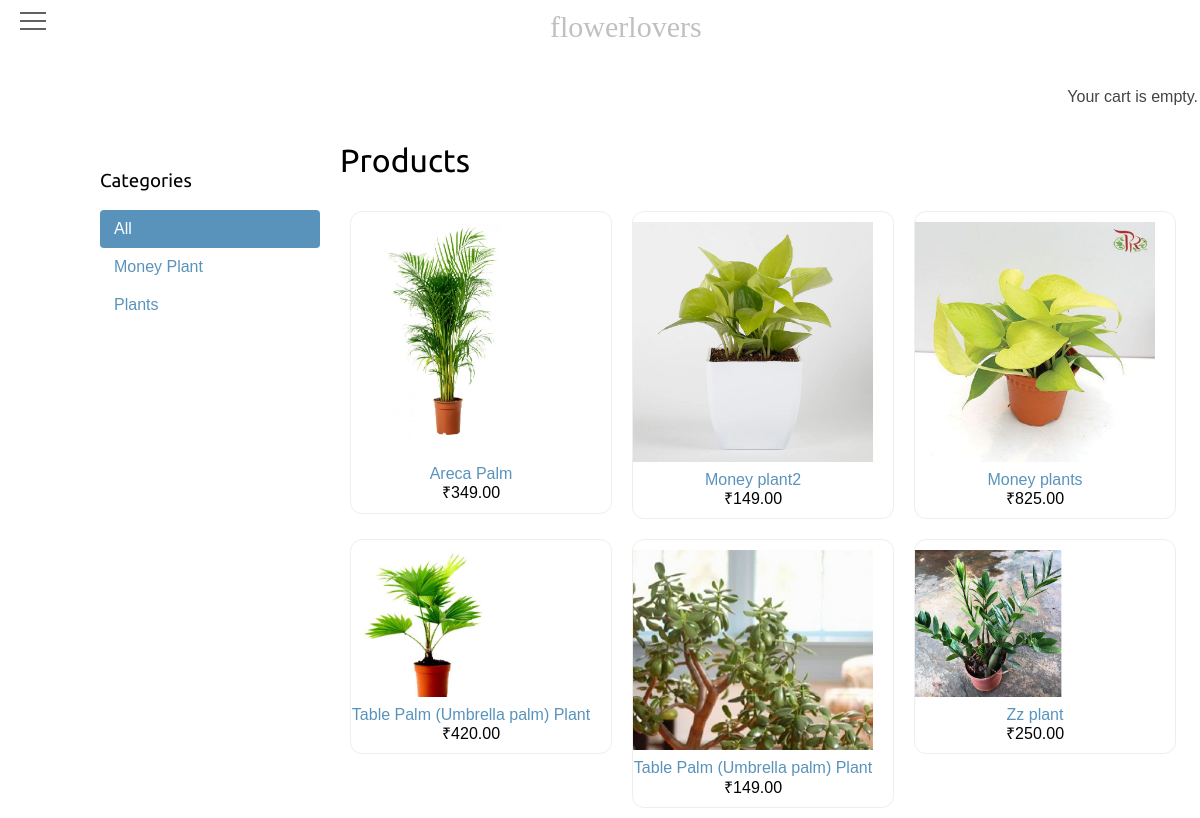
The page / on the database its author committed.
### shop/models.py (models this page shows, shortened)
class Category(models.Model):
    name = models.CharField(max_length=200)
    slug = models.SlugField(max_length=200,unique=True)
    class Meta:
         ordering = ['name']
         indexes = [models.Index(fields=['name']),]
         verbose_name = 'category'
         verbose_name_plural = 'categories'
    def get_absolute_url(self):
        return reverse('shop:product_list_by_category',
                       args=[self.slug])

class Product(models.Model):
    category = models.ForeignKey(Category,related_name='products',on_delete=models.CASCADE)
    name = models.CharField(max_length=200)
    slug = models.SlugField(max_length=200)
    image = models.ImageField(upload_to='products/%Y/%m/%d',blank=True)
    description = models.TextField(blank=True)
    price = models.DecimalField(max_digits=10,decimal_places=2)
    available = models.BooleanField(default=True)
    created = models.DateTimeField(auto_now_add=True)
    updated = models.DateTimeField(auto_now=True)
    class Meta:
        ordering = ['name']
        indexes = [
            models.Index(fields=['id', 'slug']),
            models.Index(fields=['name']),
            models.Index(fields=['-created']),
        ]
    def get_absolute_url(self):
        return reverse('shop:product_detail',
                       args=[self.id, self.slug])

### shop/views.py (the view)
# urls.py: path('', views.product_list, name='product_list'),
def product_list(request, category_slug=None):
    category = None
    categories = Category.objects.all()
    products = Product.objects.filter(available=True)
    if category_slug:
        category = get_object_or_404(Category,
                                     slug=category_slug)
        products = products.filter(category=category)
    return render(request,
                  'shop/product/list.html',
                  {'category': category,
                   'categories': categories,
                   'products': products})

### cart/cart.py (called while the page is built)
 def __len__(self):
  return sum(item['quantity'] for item in self.cart.values())

### cart/context_processors.py (called while the page is built)
def cart(request):
 return {'cart': Cart(request)}

### shop/templates/shop/product/list.html (shortened to what this page needs)
{% extends "shop/base.html" %}
{% load static %}
{% block content %}
 <div id="sidebar">
 <h3>Categories</h3>
 <ul>
 <li {% if not category %}class="selected"{% endif %}>
 <a href="{% url "shop:product_list" %}">All</a>
 </li>
 {% for c in categories %}
 <li >
 <a href="{{ c.get_absolute_url }}">{{ c.name }}</a>
 </li>
 {% endfor %}
 </ul>
 </div>
 <div id="main" class="product-list">
 <h1>{% if category %}{{ category.name }}{% else %}Products
 {% endif %}</h1>
 {% for product in products %}
 <div class="item">
 <a href="{{ product.get_absolute_url }}">
 <img src="{% if product.image %}{{ product.image.url }}{% else %}{%
static "img/no_image.png" %}{% endif %}">
 </a>
 <a href="{{ product.get_absolute_url }}">{{ product.name }}</a>
 <br>
 ₹{{ product.price }}
 </div>
 {% endfor %}
 </div>
{% endblock %}

### shop/templates/shop/base.html (shortened to what this page needs)
{% load static %}
<html>
 <head>
 <link href="{% static 'css/base.css' %}" rel="stylesheet">
<div class="hamburger-menu">
    <div id="header"> <a href="/" class="logo">flowerlovers</a></div>
    <label class="menu__btn" for="menu__toggle">
      <span></span>
    </label>
  </div>
 </head>
 <body>
 <div id="subheader">
 <div class="cart">
{% with total_items=cart|length %}
 {% if total_items > 0 %}
 Your cart:
 <a href="{% url "cart:cart_detail" %}">
 {{ total_items }} item{{ total_items|pluralize }},
 ₹ {{ cart.get_total_price }}
 </a>
{% elif not order %}
 Your cart is empty.
 {% endif %}
 {% endwith %}
 </div>
 </div>
 <div id="content">
 {% block content %}
 {% endblock %}
 </div>
 </body>
</html>

### shop/static/css/base.css (style rules this page uses)
body { margin:0; padding:0; font-family:helvetica, sans-serif; }
h1, h2, h3, h4, h5 , h6 { font-family: 'Ubuntu', sans-serif; font-weight:normal; }
a { text-decoration:none; color:#5993bb; }
#header { padding:10px 550px; font-size:18px; overflow:auto; }
#subheader { background:white; color:#444; padding:15px 2px; overflow:auto; }
#header .logo { float:left; color:#333; font-size:22px; margin-right:10%; color:silver; font-family: Segoe Print; font-size: 30px; }
#subheader .cart { float:right; padding-top:0px; }
#content { padding:0 100px; overflow:hidden; }
#sidebar { width:220px; padding:30px 20px 0 0; float:left; }
#sidebar ul { margin:0; padding:0; }
#sidebar ul li { margin:0; list-style:none; padding:10px 14px; }
#sidebar ul li a { display:block; }
#sidebar ul li.selected { background:#5993bb; border-radius:4px; }
#sidebar ul li.selected a { color:#fff; }
#main { float:left; width: 96%; margin-right:-220px; overflow:hidden; }
.product-list .item { width:25%; padding:10px 20px 10px 0; float:left; text-align:center; line-height:1.2; border-style: ridge; border-radius: 12px; border-width: 1px; margin: 10px; }
.product-list .item img { width:100%; margin-bottom:8px; }
.menu__btn { position: fixed; top: 20px; left: 20px; width: 26px; height: 26px; cursor: pointer; z-index: 1; }
.menu__btn > span, .menu__btn > span::before, .menu__btn > span::after { display: block; position: absolute; width: 100%; height: 2px; background-color: #616161; transition-duration: .25s; }
.menu__btn > span::before { content: ''; top: -8px; }
.menu__btn > span::after { content: ''; top: 8px; }

### rows shown on the page
Category: name "Money Plant"
Category: name "Plants"
Product: image (picture), name "Areca Palm", price "349.00"
Product: image (picture), name "Money plant2", price "149.00"
Product: image (picture), name "Money plants", price "825.00"
Product: image (picture), name "Table Palm (Umbrella palm) Plant", price "420.00"
Product: image (picture), name "Table Palm (Umbrella palm) Plant", price "149.00"
Product: image (picture), name "Zz plant", price "250.00"
